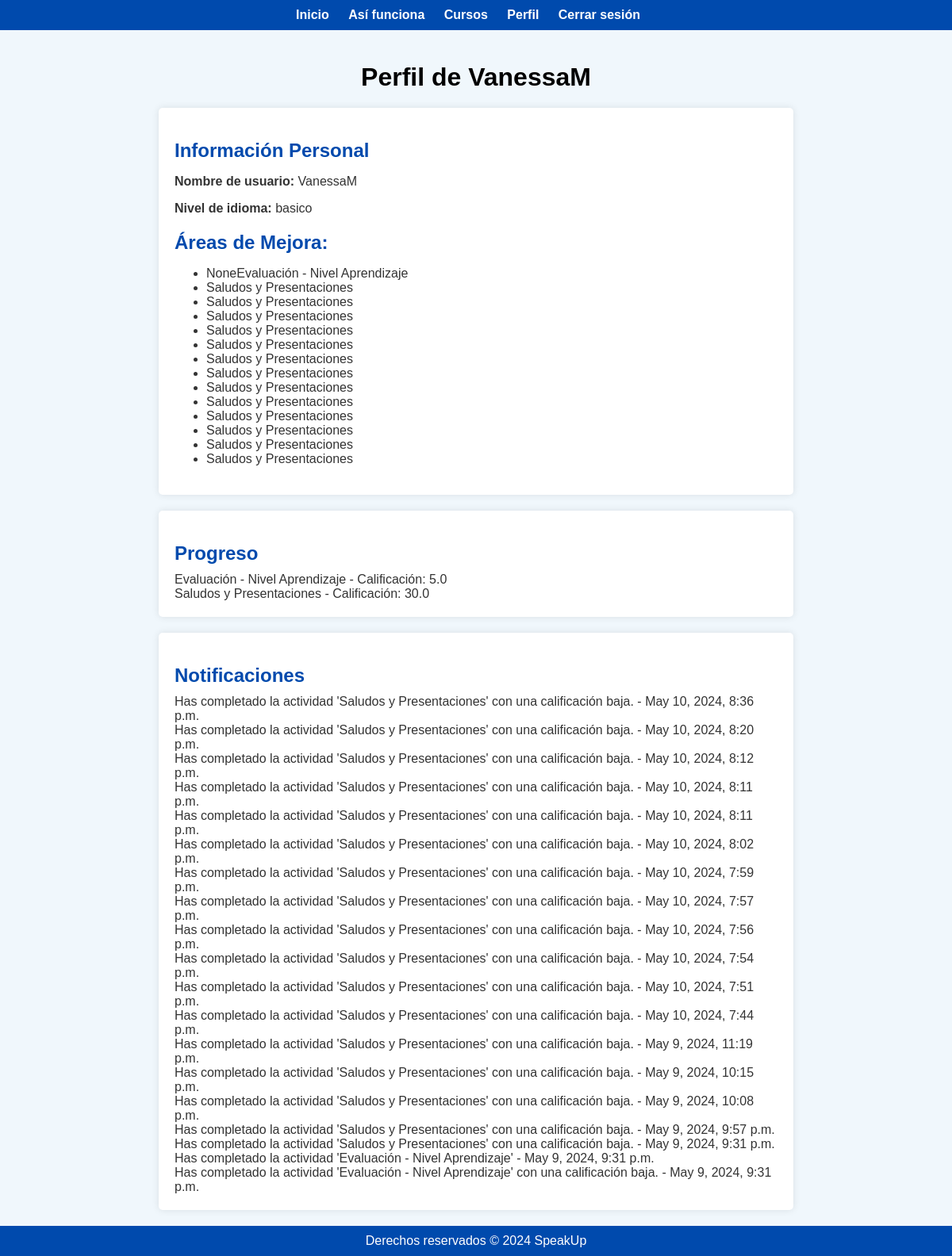
Page /profile/ (signed in) on the committed database.
### tutoria/models.py (models this page shows, shortened)
class Student(models.Model):
    NIVEL_IDIOMA_CHOICES = [
        ('basico', 'Básico'),
        ('intermedio', 'Intermedio'),
        ('avanzado', 'Avanzado'),
    ]
    user = models.OneToOneField(User, on_delete=models.CASCADE, default=1)
    name = models.CharField(max_length=100)
    areas_mejora = models.TextField(null=True, blank=True, default=None)  # Agregar campo de áreas de mejora
    nivel_idioma = models.CharField(max_length=20, choices=NIVEL_IDIOMA_CHOICES, null=True, blank=True, default=None)

class Activity(models.Model):
    EVALUACION = 'evaluacion'
    BASIC = 'basico'
    INTERMEDIATE = 'intermedio'
    ADVANCED = 'avanzado'
    LEVEL_CHOICES = [
        (BASIC, 'Básico'),
        (INTERMEDIATE, 'Intermedio'),
        (ADVANCED, 'Avanzado'),
        (EVALUACION, 'Evaluación'),
    ]
    course = models.ForeignKey(Course, on_delete=models.CASCADE)
    name = models.CharField(max_length=200)
    description = models.TextField()
    nivel = models.CharField(max_length=20, choices=LEVEL_CHOICES, null=True, default=None)
    score = models.FloatField(null=True, blank=True)

class Progress(models.Model):
    student = models.ForeignKey(Student, on_delete=models.CASCADE)
    activity = models.ForeignKey(Activity, on_delete=models.CASCADE)
    completed = models.BooleanField(default=False)
    score = models.FloatField(null=True, blank=True)

class Notification(models.Model):
    student = models.ForeignKey('Student', on_delete=models.CASCADE)
    message = models.CharField(max_length=255)
    timestamp = models.DateTimeField(auto_now_add=True)

### tutoria/views.py (the view)
# urls.py: path('profile/', views.profile, name='profile'),  # Ruta para la página "Profile"
def profile(request):
    user = request.user
    try:
        student = Student.objects.get(user=user)
        progress = Progress.objects.filter(student=student, completed=True)
        notifications = Notification.objects.filter(student=student).order_by('-timestamp')
        completed_activities = []
        for progress_item in progress:
            activity = progress_item.activity
            score = progress_item.score
            completed_activities.append({'activity': activity, 'score': score})
        student_activities = student.areas_mejora.split(", ")[:-1]
        return render(request, 'profile.html', {'student': student, 'completed_activities': completed_activities, 'notifications': notifications, 'student_activities': student_activities})
    except Student.DoesNotExist:
        messages.error(request, 'No se encontró información de estudiante asociada a este usuario.')
        return redirect('home')

### tutoria/templates/profile.html (shortened to what this page needs)
<!DOCTYPE html>
<html lang="es">
<head>
</head>
<body>
    <div class="menu">
        <ul>
            <li><a href="{% url 'home' %}">Inicio</a></li>
            <li><a href="{% url 'about' %}">Así funciona</a></li>
            <li><a href="{% url 'courses' %}">Cursos</a></li>
            <li><a href="{% url 'profile' %}">Perfil</a></li>
            <li><a href="{% url 'logout' %}">Cerrar sesión</a></li>
        </ul>
    </div>
    <div class="content">
        <h1>Perfil de {{ student.name }}</h1>
        <div class="profile-info">
            <h2>Información Personal</h2>
            <p><strong>Nombre de usuario:</strong> {{ student.user.username }}</p>
            <p><strong>Nivel de idioma:</strong> {{ student.nivel_idioma }}</p>
            {% if student_activities %}
            <h2>Áreas de Mejora:</h2>
            <ul>
                {% for activity in student_activities %}
                <li>{{ activity }}</li>
                {% endfor %}
            </ul>
            {% endif %}
        </div>
        <div class="progress">
            <h2>Progreso</h2>
            <ul>
                {% for item in completed_activities %}
                <li>{{ item.activity.name }} - Calificación: {{ item.score }}</li>
                {% endfor %}
            </ul>
        </div>
        <div class="notifications">
            <h2>Notificaciones</h2>
            {% if notifications %}
            <ul>
                {% for notification in notifications %}
                <li>{{ notification.message }} - {{ notification.timestamp }}</li>
                {% endfor %}
            </ul>
            {% else %}
            <p>No hay notificaciones.</p>
            {% endif %}
        </div>
    </div>
    <footer>
        <p>Derechos reservados &copy; 2024 SpeakUp</p>
    </footer>
</body>
</html>

### tutoria/templates/profile.html (style rules this page uses)
body { font-family: Arial, sans-serif; margin: 0; padding: 0; background-color: #f0f7fc; color: #333; }
.menu { background-color: #004AAD; color: #fff; padding: 10px 0; text-align: center; }
.menu ul { list-style-type: none; margin: 0; padding: 0; }
.menu ul li { display: inline; margin-right: 20px; }
.menu ul li a { color: #fff; text-decoration: none; font-weight: bold; }
.content { padding: 20px; max-width: 800px; margin: 0 auto; }
h1 { color: #000000; margin-bottom: 20px; text-align: center; }
.profile-info { background-color: #fff; padding: 20px; border-radius: 5px; box-shadow: 0 0 10px rgba(0, 0, 0, 0.1); margin-bottom: 20px; }
.profile-info h2 { color: #004AAD; margin-bottom: 10px; }
.profile-info p { color: #333; margin-bottom: 10px; }
.progress { background-color: #fff; padding: 20px; border-radius: 5px; box-shadow: 0 0 10px rgba(0, 0, 0, 0.1); margin-bottom: 20px; }
.progress h2 { color: #004AAD; margin-bottom: 10px; }
.progress ul { padding: 0; margin: 0; list-style: none; }
.notifications { background-color: #fff; padding: 20px; border-radius: 5px; box-shadow: 0 0 10px rgba(0, 0, 0, 0.1); }
.notifications h2 { color: #004AAD; margin-bottom: 10px; }
.notifications ul { padding: 0; margin: 0; list-style: none; }
footer { background-color: #004AAD; color: #fff; text-align: center; padding: 10px 0; }
footer p { margin: 0; }

### rows in the picture
Student: name "VanessaM", user.username "VanessaM", nivel_idioma "basico"
Activity: activity.name "Evaluación - Nivel Aprendizaje", score "5.0"
Activity: activity.name "Saludos y Presentaciones", score "30.0"
Notification: message "Has completado la actividad 'Saludos y Presentaciones' con una calificación baja.", timestamp "May 10, 2024, 8:36 p.m."
Notification: message "Has completado la actividad 'Saludos y Presentaciones' con una calificación baja.", timestamp "May 10, 2024, 8:20 p.m."
Notification: message "Has completado la actividad 'Saludos y Presentaciones' con una calificación baja.", timestamp "May 10, 2024, 8:12 p.m."
Notification: message "Has completado la actividad 'Saludos y Presentaciones' con una calificación baja.", timestamp "May 10, 2024, 8:11 p.m."
Notification: message "Has completado la actividad 'Saludos y Presentaciones' con una calificación baja.", timestamp "May 10, 2024, 8:11 p.m."
Notification: message "Has completado la actividad 'Saludos y Presentaciones' con una calificación baja.", timestamp "May 10, 2024, 8:02 p.m."
Notification: message "Has completado la actividad 'Saludos y Presentaciones' con una calificación baja.", timestamp "May 10, 2024, 7:59 p.m."
Notification: message "Has completado la actividad 'Saludos y Presentaciones' con una calificación baja.", timestamp "May 10, 2024, 7:57 p.m."
Notification: message "Has completado la actividad 'Saludos y Presentaciones' con una calificación baja.", timestamp "May 10, 2024, 7:56 p.m."
Notification: message "Has completado la actividad 'Saludos y Presentaciones' con una calificación baja.", timestamp "May 10, 2024, 7:54 p.m."
Notification: message "Has completado la actividad 'Saludos y Presentaciones' con una calificación baja.", timestamp "May 10, 2024, 7:51 p.m."
Notification: message "Has completado la actividad 'Saludos y Presentaciones' con una calificación baja.", timestamp "May 10, 2024, 7:44 p.m."
Notification: message "Has completado la actividad 'Saludos y Presentaciones' con una calificación baja.", timestamp "May 9, 2024, 11:19 p.m."
Notification: message "Has completado la actividad 'Saludos y Presentaciones' con una calificación baja.", timestamp "May 9, 2024, 10:15 p.m."
Notification: message "Has completado la actividad 'Saludos y Presentaciones' con una calificación baja.", timestamp "May 9, 2024, 10:08 p.m."
Notification: message "Has completado la actividad 'Saludos y Presentaciones' con una calificación baja.", timestamp "May 9, 2024, 9:57 p.m."
Notification: message "Has completado la actividad 'Saludos y Presentaciones' con una calificación baja.", timestamp "May 9, 2024, 9:31 p.m."
Notification: message "Has completado la actividad 'Evaluación - Nivel Aprendizaje'", timestamp "May 9, 2024, 9:31 p.m."
Notification: message "Has completado la actividad 'Evaluación - Nivel Aprendizaje' con una calificación baja.", timestamp "May 9, 2024, 9:31 p.m."

### other values in the picture
{{ activity }} "NoneEvaluación - Nivel Aprendizaje" "Saludos y Presentaciones" "Saludos y Presentaciones" "Saludos y Presentaciones" "Saludos y Presentaciones" "Saludos y Presentaciones" "Saludos y Presentaciones" "Saludos y Presentaciones" "Saludos y Presentaciones" "Saludos y Presentaciones" "Saludos y Presentaciones" "Saludos y Presentaciones" "Saludos y Presentaciones" "Saludos y Presentaciones"
